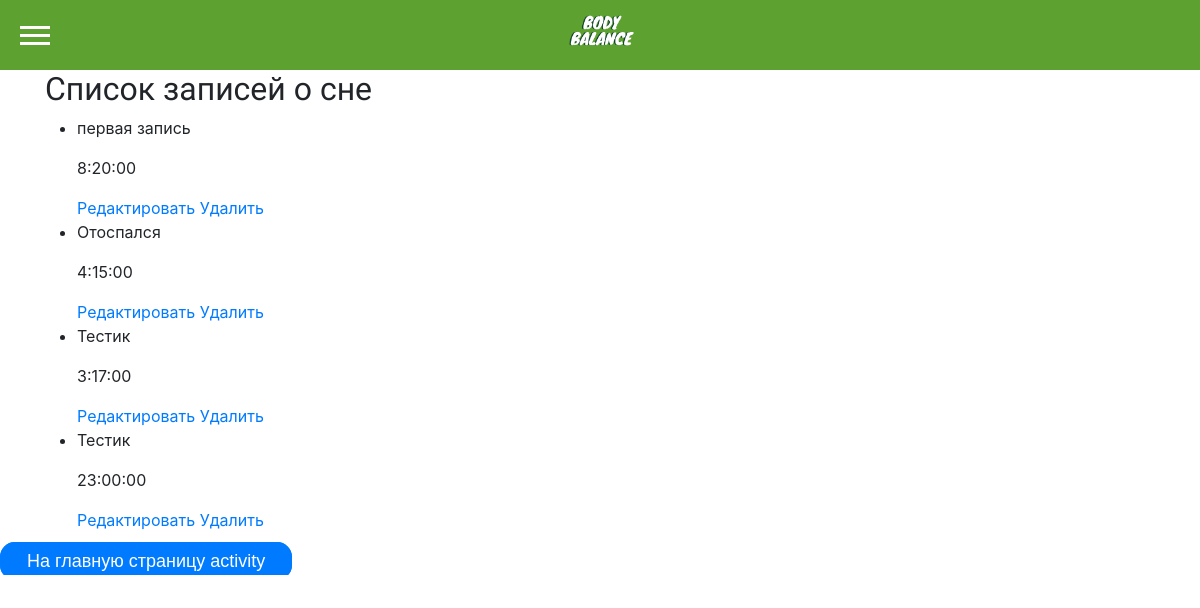
/activity/sleep_records_read/ (signed in), run on the app's committed database.
### Activity/models.py (models this page shows, shortened)
class Sleep(models.Model):
    user = models.ForeignKey(User, on_delete=models.CASCADE, related_name='sleep_records')
    date = models.DateField()
    duration = models.DurationField()  # Продолжительность сна в часах
    quality = models.CharField(max_length=20, choices=[('poor', 'Ужасный'), ('fair', 'Плохой'), ('good', 'Хороший'), ('excellent', 'Превосходный')], default='good')  # Качество сна
    calories_burned = models.PositiveIntegerField()
    notes = models.TextField(blank=True)

### Activity/views.py (the view)
# urls.py: path('sleep_records_read/',activity.sleep_records_read, name='sleep_records_read'),
@login_required
def sleep_records_read(request):
    sleep_records = Sleep.objects.filter(user=request.user)
    context = {
        'title': 'Список записей о сне',
        'sleep_records': sleep_records,
    }
    return render(request, 'activity/sleep_records_read.html', context)

### Activity/templates/activity/sleep_records_read.html
{% extends "main/base.html" %}
{% load static %}
{% block content %}
<div class="container">
    <h2>{{ title }}</h2>
    <ul>
        {% for record in sleep_records %}
            <li>
                <p>{{ record.notes }}</p>
                <p>{{ record.duration }}</p>
                <a href="{% url 'sleep_record_update' record.id %}">Редактировать</a>
                <a href="{% url 'sleep_record_delete' record.id %}">Удалить</a>
            </li>
        {% endfor %}
    </ul>
</div>
<a class="btn-primary" href="{%url 'index-activity' %}">На главную страницу activity</a>
{% endblock %}

### Main/static/main/css/forms.css (style rules this page uses)
body { background-color: #f0f0f0; overflow-x: hidden; }
h2 { font-family: 'Oswald', sans-serif; font-size: 30px; }

### Main/static/main/css/index.css (style rules this page uses)
html, body { margin: 0; font-family: Arial, sans-serif; background-color: white; margin: 0; padding: 0; overflow-x: hidden; }
a { color: #333; color: #333; text-decoration: none; }

### Main/static/main/css/styles.css (style rules this page uses)
body { background-color: #f6f6f6; font-family: Arial, sans-serif; }
.btn-primary { width: 100%; height: 100%; background-color: #5da130; color: white; font-size: large; padding-left: 50px; padding-top: 7px; padding-bottom: 0px; padding-right: 100px; padding: 7px 25px; margin-top: 30px; border: none; border-radius: 15px; cursor: pointer; transition: background-color 0.3s ease; text-decoration: none !important; font-family: Arial, sans-serif; border: 2px solid white; }

### data on the page
Sleep: notes "первая запись", duration "8:20:00"
Sleep: notes "Отоспался", duration "4:15:00"
Sleep: notes "Тестик", duration "3:17:00"
Sleep: notes "Тестик", duration "23:00:00"

### other printed values
{{ title }} "Список записей о сне"
